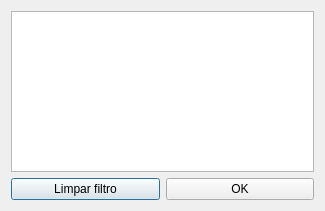
<?xml version="1.0" encoding="UTF-8"?>
<ui version="4.0">
 <class>PopUp</class>
 <widget class="QDialog" name="PopUp">
  <property name="geometry">
   <rect>
    <x>0</x>
    <y>0</y>
    <width>325</width>
    <height>211</height>
   </rect>
  </property>
  <property name="windowTitle">
   <string>Dialog</string>
  </property>
  <layout class="QVBoxLayout" name="verticalLayout">
   <item>
    <widget class="QListWidget" name="listWidget"/>
   </item>
   <item>
    <layout class="QHBoxLayout" name="horizontalLayout">
     <item>
      <widget class="QPushButton" name="pushButtonLimpar">
       <property name="text">
        <string>Limpar filtro</string>
       </property>
      </widget>
     </item>
     <item>
      <widget class="QPushButton" name="pushButtonFiltrar">
       <property name="text">
        <string>OK</string>
       </property>
      </widget>
     </item>
    </layout>
   </item>
  </layout>
 </widget>
 <resources/>
 <connections/>
</ui>
